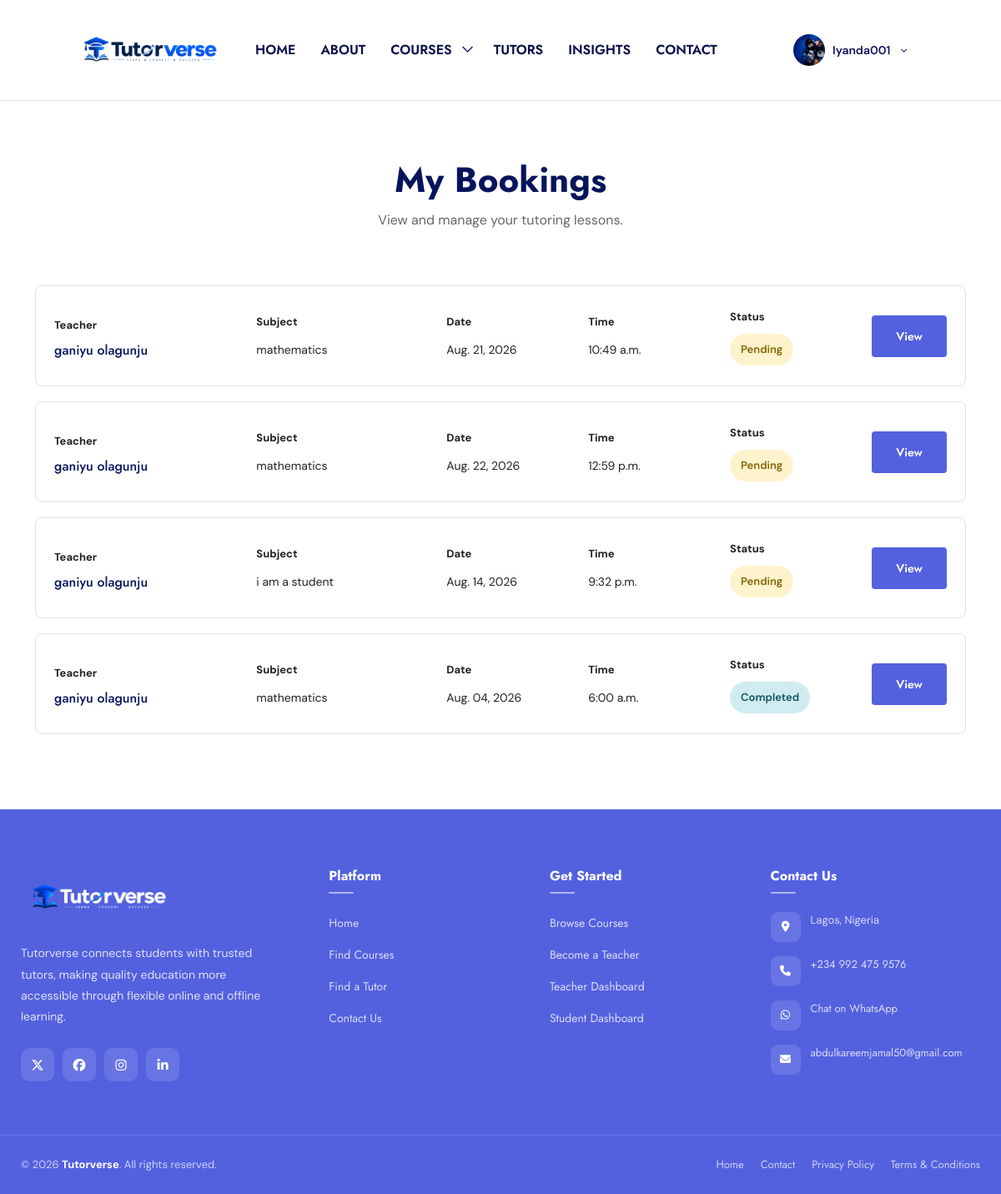
Page /bookings/my-bookings/ (signed in) on the earlier database version.
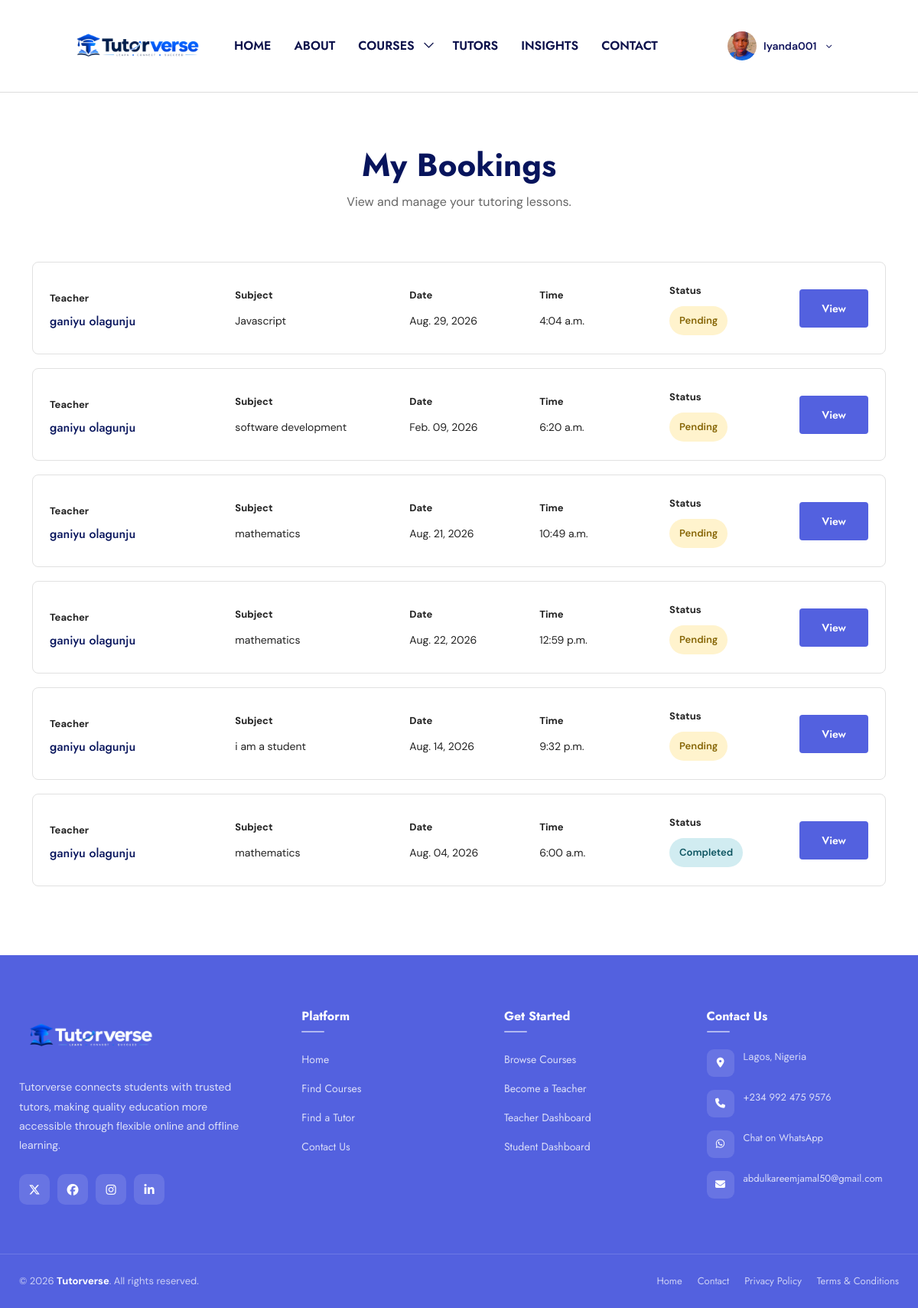
Same page on the later database version.
### accounts/models.py (models this page shows, shortened)
class User(AbstractUser):
    ROLE_CHOICES = (
        ('student', 'Student'),
        ('teacher', 'Teacher'),
        ('admin', 'Admin'),
    )
    role = models.CharField(
        max_length=20,
        choices=ROLE_CHOICES,
        default='student'
    )
    phone_number = models.CharField(
        max_length=20,
        blank=True
    )
    profile_picture = models.ImageField(
        upload_to='profiles/',
        blank=True,
        null=True
    )

### students/models.py (models this page shows, shortened)
class StudentProfile(models.Model):
    user = models.OneToOneField(
        settings.AUTH_USER_MODEL,
        on_delete=models.CASCADE
    )
    school = models.CharField(
        max_length=200,
        blank=True
    )
    level = models.CharField(
        max_length=100,
        blank=True
    )
    city = models.CharField(
        max_length=100
    )
    state = models.CharField(
        max_length=100
    )
    profile_picture = models.ImageField(
        upload_to='students/',
        blank=True,
        null=True
    )
    joined_at = models.DateTimeField(
        auto_now_add=True
    )

### bookings/models.py (models this page shows, shortened)
class Booking(models.Model):
    STATUS_CHOICES = (
        ('pending', 'Pending'),
        ('accepted', 'Accepted'),
        ('completed', 'Completed'),
        ('cancelled', 'Cancelled'),
    )
    student = models.ForeignKey(
        settings.AUTH_USER_MODEL,
        on_delete=models.CASCADE,
        related_name="student_bookings"
    )
    teacher = models.ForeignKey(
        TeacherProfile,
        on_delete=models.CASCADE,
        related_name="teacher_bookings"
    )
    subject = models.CharField(
        max_length=150
    )
    lesson_date = models.DateField()
    lesson_time = models.TimeField()
    duration = models.PositiveIntegerField(
        default=60,
        help_text="Duration in minutes"
    )
    location = models.CharField(
        max_length=255,
        blank=True
    )
    is_online = models.BooleanField(
        default=True
    )
    meeting_link = models.URLField(
        blank=True,
        null=True
    )
    note = models.TextField(
        blank=True
    )
    status = models.CharField(
        max_length=20,
        choices=STATUS_CHOICES,
        default='pending'
    )
    booked_at = models.DateTimeField(
        auto_now_add=True
    )

### teachers/models.py (models this page shows, shortened)
class TeacherProfile(models.Model):
    LESSON_MODE = (
        ('online', 'Online'),
        ('offline', 'Offline'),
        ('both', 'Both'),
    )
    user = models.OneToOneField(
        settings.AUTH_USER_MODEL,
        on_delete=models.CASCADE
    )
    subjects = models.ManyToManyField(
        'categories.Subject',
        related_name='teachers'
    )
    bio = models.TextField()
    qualification = models.CharField(
        max_length=200
    )
    experience = models.PositiveIntegerField(
        help_text="Years of teaching experience"
    )
    hourly_rate = models.DecimalField(
        max_digits=8,
        decimal_places=2
    )
    lesson_mode = models.CharField(
        max_length=10,
        choices=LESSON_MODE,
        default='online'
    )
    city = models.CharField(
        max_length=100
    )
    state = models.CharField(
        max_length=100
    )
    latitude = models.FloatField(
        null=True,
        blank=True
    )
    longitude = models.FloatField(
        null=True,
        blank=True
    )
    profile_picture = models.ImageField(
        upload_to='teachers/',
        blank=True,
        null=True
    )
    intro_video = models.FileField(
        upload_to='teacher_videos/',
        blank=True,
        null=True
    )
    identity_document = models.FileField(
        upload_to='teacher_identity_documents/',
        blank=True,
        null=True,
        help_text="Upload a valid government-issued ID."
    )
    identity_document_type = models.CharField(
        max_length=50,
        blank=True,
        choices=(
            ('national_id', 'National ID'),
            ('drivers_license', "Driver's License"),
            ('passport', 'International Passport'),
            ('voters_card', "Voter's Card"),
            ('other', 'Other'),
        )
    )
    verified = models.BooleanField(
        default=False
    )
    is_available = models.BooleanField(
        default=True
    )
    created_at = models.DateTimeField(
        auto_now_add=True
    )

### bookings/views.py (the view)
@login_required
def my_bookings(request):
    bookings = Booking.objects.filter(
        student=request.user
    ).order_by('-booked_at')
    context = {
        'bookings': bookings
    }
    return render(
        request,
        'my-bookings.html',
        context
    )

### CORE/context_processors.py (called while the page is built)
def unread_messages(request):
    if request.user.is_authenticated:
        count = Message.objects.filter(
            receiver=request.user,
            is_read=False
        ).count()
    else:
        count = 0
    return {
        'unread_message_count': count
    }

### templates/my-bookings.html (shortened to what this page needs)
{% extends 'base.html' %}
{% load static %}
{% block content %}
<section class="page-header">
    <div class="container text-center">
        <h1>My Bookings</h1>
        <p>View and manage your tutoring lessons.</p>
    </div>
</section>
<section class="section-padding">
    <div class="container">
        {% if bookings %}
        <div class="booking-list">
            {% for booking in bookings %}
            <div class="booking-card">
                <div class="booking-info">
                    <span class="booking-label">Teacher</span>
                    <h4>
                        {{ booking.teacher.user.get_full_name|default:booking.teacher.user.username }}
                    </h4>
                </div>
                <div class="booking-info">
                    <span class="booking-label">Subject</span>
                    <p>{{ booking.subject }}</p>
                </div>
                <div class="booking-info">
                    <span class="booking-label">Date</span>
                    <p>{{ booking.lesson_date|date:"M. d, Y" }}</p>
                </div>
                <div class="booking-info">
                    <span class="booking-label">Time</span>
                    <p>{{ booking.lesson_time|time:"g:i a" }}</p>
                </div>
                <div class="booking-info">
                    <span class="booking-label">Status</span>
                    {% if booking.status == 'pending' %}
                        <span class="status pending">Pending</span>
                    {% elif booking.status == 'accepted' %}
                        <span class="status accepted">Accepted</span>
                    {% elif booking.status == 'completed' %}
                        <span class="status completed">Completed</span>
                    {% elif booking.status == 'cancelled' %}
                        <span class="status cancelled">Cancelled</span>
                    {% endif %}
                </div>
                <div class="booking-action">
                    <a href="{% url 'student_booking_detail' booking.id %}"
                       class="view-btn">
                        View
                    </a>
                </div>
            </div>
            {% endfor %}
        </div>
        {% endif %}
    </div>
</section>
{% endblock %}

### templates/includes/navbar.html (shortened to what this page needs)
{% load static %}
<div id="navigation" class="navbar-light bg-faded site-navigation">
    <div class="container-fluid">
        <div class="row">
          <div class="col-20 align-self-center">
    <div class="site-logo tutorverse-logo">
        <a href="{% url 'home' %}" class="tutorverse-logo-link">
            <img
                src="{% static 'assets/img/tutor.png' %}"
                alt="Tutorverse"
                class="tutorverse-logo-image"
            >
        </a>
    </div>
</div>
            <div class="col-60 d-flex">
                <nav id="main-menu">
                    <ul>
                        <li>
                            <a href="{% url 'home' %}">
                                Home
                            </a>
                        </li>
                       <li>
                       <a href="{% url 'about' %}">About</a>
                       </li>
                        <li class="menu-item-has-children">
                            <a href="{% url 'course_list' %}">
                                Courses
                            </a>
                        </li>
                                <li>
                                    <a href="{% url 'browse_teachers' %}">
                                        Tutors
                                    </a>
                                </li>
                                <li>
                                    <a href="{% url 'blog_list' %}">
                                        Insights
                                    </a>
                                </li>
                                                            <li>
                                        <a href="{% url 'contact' %}">Contact</a>
                                    </li>
                                                        </ul>
                </nav>
            </div>
            <div class="col-20 d-none d-xl-block text-end align-self-center">
    {% if user.is_authenticated %}
        <div class="user-account">
           <button
    type="button"
    class="user-account-btn"
    onclick="toggleUserMenu()"
>
    {% if user.teacherprofile and user.teacherprofile.profile_picture %}
        <img
            src="{{ user.teacherprofile.profile_picture.url }}"
            alt="{{ user.username }}"
        >
    {% elif user.studentprofile and user.studentprofile.profile_picture %}
        <img
            src="{{ user.studentprofile.profile_picture.url }}"
            alt="{{ user.username }}"
        >
    {% else %}
        <div class="user-avatar">
            {{ user.username|first|upper }}
        </div>
    {% endif %}
    <span>
        {{ user.get_full_name|default:user.username }}
    </span>
    <i class="fa fa-angle-down"></i>
</button>
        </div>
    {% endif %}
</div>
        </div>
    </div>
</div>

Differences in the rows shown:
changed User "Iyanda001": studentprofile.profile_picture: a different picture
added Booking: teacher.user.get_full_name "ganiyu olagunju", subject "Javascript", lesson_date "Aug. 29, 2026", lesson_time "4:04 a.m.", status "Pending"
added Booking: teacher.user.get_full_name "ganiyu olagunju", subject "software development", lesson_date "Feb. 09, 2026", lesson_time "6:20 a.m.", status "Pending"
